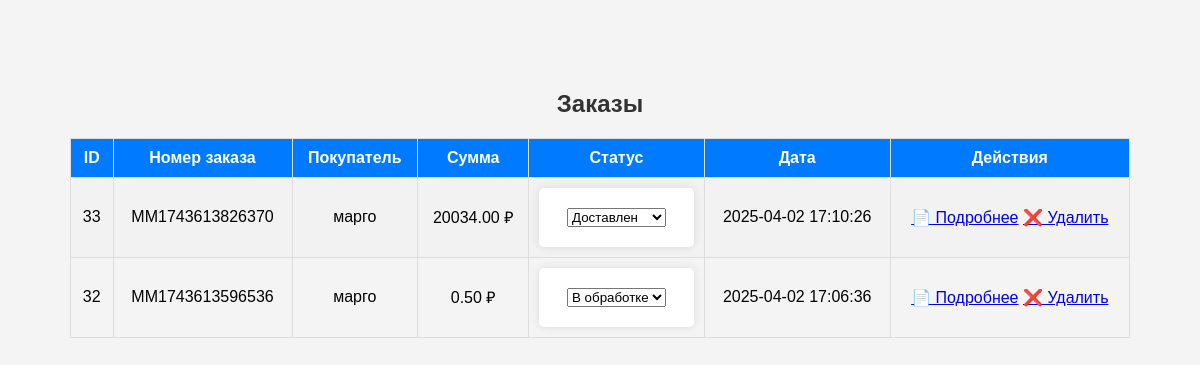
/admin/orders.php (signed in), run on an earlier commit of the app's database.
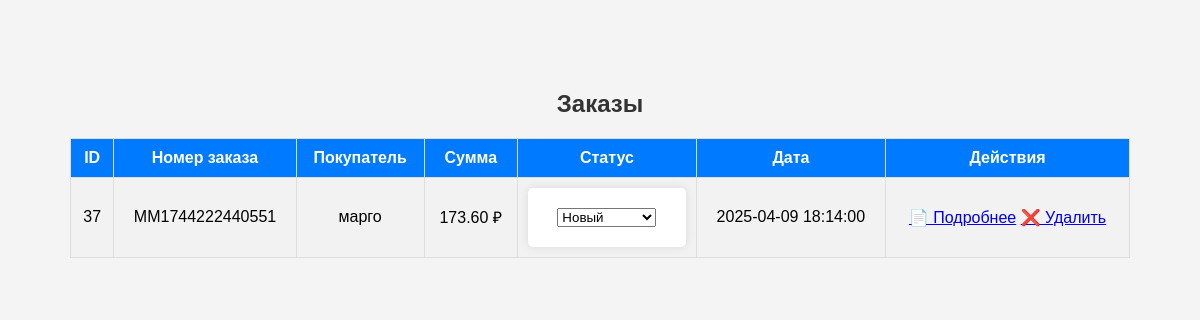
And on a later commit of the database.
### tables this page shows
CREATE TABLE `orders` (
  `id` int(11) NOT NULL AUTO_INCREMENT,
  `order_number` varchar(50) NOT NULL,
  `user_name` varchar(255) NOT NULL,
  `phone` varchar(20) NOT NULL,
  `email` varchar(100) NOT NULL,
  `address` text NOT NULL,
  `total_price` decimal(10,2) NOT NULL,
  `created_at` timestamp NOT NULL DEFAULT current_timestamp(),
  `user_id` int(11) DEFAULT NULL,
  `status` varchar(50) NOT NULL DEFAULT 'Новый',
  `name` varchar(255) NOT NULL,
  `delivery` varchar(100) NOT NULL,
  `payment` varchar(100) NOT NULL,
  `discount` decimal(10,2) NOT NULL DEFAULT 0.00,
  `total_discount` decimal(10,2) NOT NULL DEFAULT 0.00,
  PRIMARY KEY (`id`),
  KEY `user_id` (`user_id`),
  CONSTRAINT `orders_ibfk_1` FOREIGN KEY (`user_id`) REFERENCES `users` (`id`)
);

CREATE TABLE `users` (
  `id` int(11) NOT NULL AUTO_INCREMENT,
  `name` varchar(255) NOT NULL,
  `email` varchar(100) NOT NULL,
  `password` varchar(255) NOT NULL,
  `created_at` timestamp NOT NULL DEFAULT current_timestamp(),
  `reset_token` varchar(64) DEFAULT NULL,
  `status` enum('active','blocked') DEFAULT 'active',
  PRIMARY KEY (`id`),
  UNIQUE KEY `email` (`email`)
);

### admin/orders.php (the view, shortened to what this page needs)
<?php
require_once '../database/db.php';
$stmt = $conn->query("
    SELECT orders.*, users.name AS user_name
    FROM orders
    JOIN users ON orders.user_id = users.id
    ORDER BY orders.created_at DESC
");
$orders = $stmt->fetchAll(PDO::FETCH_ASSOC);
?>
<!DOCTYPE html>
<html lang="ru">
<head>
    <link rel="stylesheet" href="styles.css">
</head>
<body>
    <h2>Заказы</h2>
    <table border="1">
        <tr>
            <th>ID</th>
            <th>Номер заказа</th>
            <th>Покупатель</th>
            <th>Сумма</th>
            <th>Статус</th>
            <th>Дата</th>
            <th>Действия</th>
        </tr>
        <?php foreach ($orders as $order): ?>
            <tr>
                <td><?= $order['id']; ?></td>
                <td><?= htmlspecialchars($order['order_number']); ?></td>
                <td><?= htmlspecialchars($order['user_name']); ?></td>
                <td><?= number_format($order['total_price'], 2, '.', ''); ?> ₽</td>
                <td>
                    <form method="POST" action="update_order_status.php">
                        <select name="status" class="status-<?= strtolower(str_replace(' ', '-', $order['status'])); ?>" onchange="this.form.submit()">
                            <option value="Новый" <?= $order['status'] == 'Новый' ? 'selected' : ''; ?>>Новый</option>
                            <option value="В обработке" <?= $order['status'] == 'В обработке' ? 'selected' : ''; ?>>В обработке</option>
                            <option value="Доставлен" <?= $order['status'] == 'Доставлен' ? 'selected' : ''; ?>>Доставлен</option>
                        </select>
                    </form>
                </td>
                <td><?= $order['created_at']; ?></td>
                <td>
                    <a href="order_details.php?id=<?= $order['id']; ?>">📄 Подробнее</a>
                    <a href="delete_order.php?id=<?= $order['id']; ?>" onclick="return confirm('Вы уверены, что хотите удалить этот заказ?');" class="text-danger">❌ Удалить</a>
                </td>
            </tr>
        <?php endforeach; ?>
    </table>
</body>
</html>

What changed in the data, as far as the page shows it:
removed orders: id "33", order_number "MM1743613826370", user.name "марго", total_price "20034.00", status "Доставлен", created_at "2025-04-02 17:10:26"
removed orders: id "32", order_number "MM1743613596536", user.name "марго", total_price "0.50", status "В обработке", created_at "2025-04-02 17:06:36"
added orders: id "37", order_number "MM1744222440551", user.name "марго", total_price "173.60", status "Новый", created_at "2025-04-09 18:14:00"
